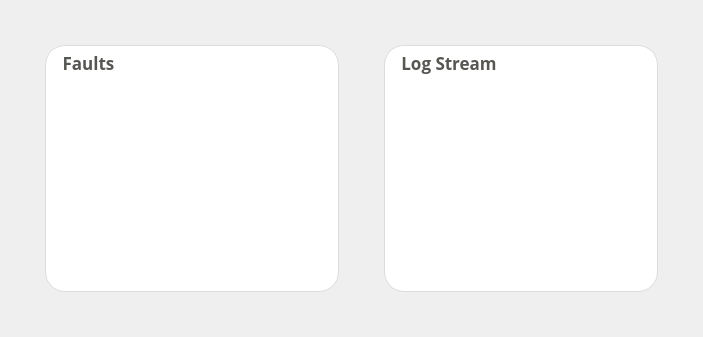
      <widget class="QWidget" name="status_page">
       <layout class="QHBoxLayout" name="horizontalLayout_16">
        <property name="spacing">
         <number>45</number>
        </property>
        <property name="leftMargin">
         <number>45</number>
        </property>
        <property name="topMargin">
         <number>45</number>
        </property>
        <property name="rightMargin">
         <number>45</number>
        </property>
        <property name="bottomMargin">
         <number>45</number>
        </property>
        <item>
         <widget class="QGroupBox" name="faults_group">
          <property name="enabled">
           <bool>true</bool>
          </property>
          <property name="sizePolicy">
           <sizepolicy hsizetype="Expanding" vsizetype="Expanding">
            <horstretch>0</horstretch>
            <verstretch>0</verstretch>
           </sizepolicy>
          </property>
          <property name="minimumSize">
           <size>
            <width>0</width>
            <height>0</height>
           </size>
          </property>
          <property name="maximumSize">
           <size>
            <width>10000</width>
            <height>10000</height>
           </size>
          </property>
          <property name="font">
           <font>
            <family>Open Sans</family>
            <pointsize>13</pointsize>
            <weight>75</weight>
            <bold>true</bold>
           </font>
          </property>
          <property name="styleSheet">
           <string notr="true">QGroupBox {
/*border: 1px solid rgb(180, 180, 180);*/
border: none;
background: white;
background-image: none;
border-radius: 20px;
/*margin-top: 12px;*/
border: 1px solid rgb(220,220,220);
}

QGroupBox::title {
subcontrol-origin: margin;
/*left: 20px;*/
padding: 0px 3px;
left: 12px;
top: 6px;
color: rgb(85, 87, 83);
}

QGroupBox::title:disabled {
color: rgb(180,180,180);
}</string>
          </property>
          <property name="title">
           <string>Faults</string>
          </property>
          <layout class="QHBoxLayout" name="horizontalLayout_14">
           <property name="spacing">
            <number>15</number>
           </property>
           <property name="leftMargin">
            <number>18</number>
           </property>
           <property name="topMargin">
            <number>35</number>
           </property>
           <property name="rightMargin">
            <number>18</number>
           </property>
           <property name="bottomMargin">
            <number>18</number>
           </property>
           <item>
            <widget class="QListWidget" name="fault_list">
             <property name="font">
              <font>
               <family>Open Sans SemiBold</family>
               <pointsize>14</pointsize>
               <weight>50</weight>
               <bold>false</bold>
              </font>
             </property>
             <property name="styleSheet">
              <string notr="true">QListWidget {
background: white; border: none;
background-image: url(:/images/no_faults450.png);
background-position: center; 
background-repeat: no-repeat;
}

QListWidget::item {
background: white;
border: none;
color: rgb(80,80,80);
font-size: 12pt;
}</string>
             </property>
             <property name="frameShadow">
              <enum>QFrame::Plain</enum>
             </property>
             <property name="horizontalScrollBarPolicy">
              <enum>Qt::ScrollBarAlwaysOff</enum>
             </property>
             <property name="editTriggers">
              <set>QAbstractItemView::NoEditTriggers</set>
             </property>
             <property name="showDropIndicator" stdset="0">
              <bool>false</bool>
             </property>
             <property name="defaultDropAction">
              <enum>Qt::IgnoreAction</enum>
             </property>
             <property name="selectionMode">
              <enum>QAbstractItemView::NoSelection</enum>
             </property>
             <property name="selectionBehavior">
              <enum>QAbstractItemView::SelectRows</enum>
             </property>
             <property name="iconSize">
              <size>
               <width>32</width>
               <height>32</height>
              </size>
             </property>
             <property name="verticalScrollMode">
              <enum>QAbstractItemView::ScrollPerPixel</enum>
             </property>
             <property name="horizontalScrollMode">
              <enum>QAbstractItemView::ScrollPerPixel</enum>
             </property>
             <property name="spacing">
              <number>10</number>
             </property>
             <property name="selectionRectVisible">
              <bool>false</bool>
             </property>
             <property name="itemAlignment">
              <set>Qt::AlignCenter</set>
             </property>
            </widget>
           </item>
          </layout>
         </widget>
        </item>
        <item>
         <widget class="QGroupBox" name="log_group">
          <property name="sizePolicy">
           <sizepolicy hsizetype="Expanding" vsizetype="Expanding">
            <horstretch>0</horstretch>
            <verstretch>0</verstretch>
           </sizepolicy>
          </property>
          <property name="font">
           <font>
            <family>Open Sans</family>
            <pointsize>13</pointsize>
            <weight>75</weight>
            <bold>true</bold>
           </font>
          </property>
          <property name="styleSheet">
           <string notr="true">QGroupBox {
/*border: 1px solid rgb(180, 180, 180);*/
border: none;
background: white;
border-radius: 20px;
/*margin-top: 12px;*/
border: 1px solid rgb(220,220,220);
}

QGroupBox::title {
subcontrol-origin: margin;
/*left: 20px;*/
padding: 0px 3px;
left: 12px;
top: 6px;
color: rgb(85, 87, 83);
}

QGroupBox::title:disabled {
color: rgb(180,180,180);
}</string>
          </property>
          <property name="title">
           <string>Log Stream</string>
          </property>
          <layout class="QVBoxLayout" name="verticalLayout_3">
           <property name="leftMargin">
            <number>16</number>
           </property>
           <property name="topMargin">
            <number>35</number>
           </property>
           <property name="rightMargin">
            <number>0</number>
           </property>
           <property name="bottomMargin">
            <number>0</number>
           </property>
           <item>
            <widget class="QTextEdit" name="log_box">
             <property name="font">
              <font>
               <family>Open Sans</family>
               <pointsize>14</pointsize>
              </font>
             </property>
             <property name="styleSheet">
              <string notr="true">border: none; background: rgb(255,255,255,0);</string>
             </property>
             <property name="html">
              <string>&lt;!DOCTYPE HTML PUBLIC &quot;-//W3C//DTD HTML 4.0//EN&quot; &quot;http://www.w3.org/TR/REC-html40/strict.dtd&quot;&gt;
&lt;html&gt;&lt;head&gt;&lt;meta name=&quot;qrichtext&quot; content=&quot;1&quot; /&gt;&lt;style type=&quot;text/css&quot;&gt;
p, li { white-space: pre-wrap; }
&lt;/style&gt;&lt;/head&gt;&lt;body style=&quot; font-family:'Open Sans'; font-size:14pt; font-weight:400; font-style:normal;&quot;&gt;
&lt;p style=&quot;-qt-paragraph-type:empty; margin-top:0px; margin-bottom:0px; margin-left:0px; margin-right:0px; -qt-block-indent:0; text-indent:0px; font-family:'Open Sans'; font-size:12pt;&quot;&gt;&lt;br /&gt;&lt;/p&gt;&lt;/body&gt;&lt;/html&gt;</string>
             </property>
            </widget>
           </item>
          </layout>
         </widget>
        </item>
       </layout>
      </widget>
